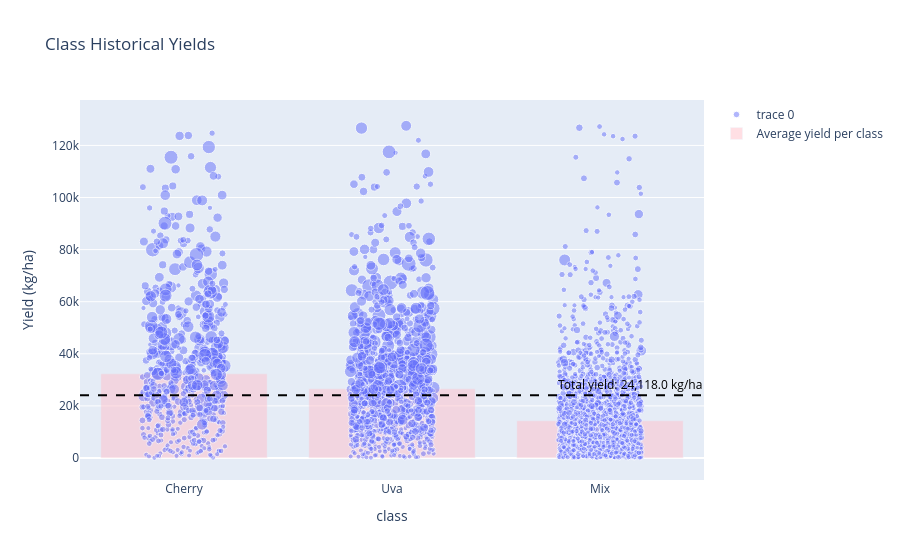

Source (notebook cell):
### Code cell
fig.show()

### Figure 1 — Plotly figure (JSON) as saved in the notebook; plotly's stock layout.template omitted (floating-point values rounded to 4 significant figures; data arrays with more than 128 entries replaced by an {"elided": "..."} marker saying what was removed)
{"data": [{"marker": {"opacity": 0.5, "size": {"elided": "3602 float values"}}, "mode": "markers", "type": "scatter", "x": {"elided": "3602 float values"}, "y": {"elided": "3602 float values"}}, {"marker": {"color": "pink"}, "name": "Average yield per class", "opacity": 0.5, "type": "bar", "x": [1, 2, 3], "y": [32310.0, 26570.0, 14300.0]}], "layout": {"annotations": [{"font": {"color": "black", "size": 12}, "showarrow": false, "text": "Total yield: 24,118.0 kg/ha", "x": 1, "xanchor": "right", "xref": "x domain", "y": 24120.0, "yanchor": "bottom", "yref": "y"}], "shapes": [{"line": {"color": "black", "dash": "dash"}, "type": "line", "x0": 0, "x1": 1, "xref": "x domain", "y0": 24120.0, "y1": 24120.0, "yref": "y"}], "title": {"text": "Class Historical Yields"}, "xaxis": {"ticktext": ["Unknown", "Cherry", "Uva", "Mix"], "tickvals": [0, 1, 2, 3], "title": {"text": "class"}}, "yaxis": {"title": {"text": "Yield (kg/ha)"}}}}
